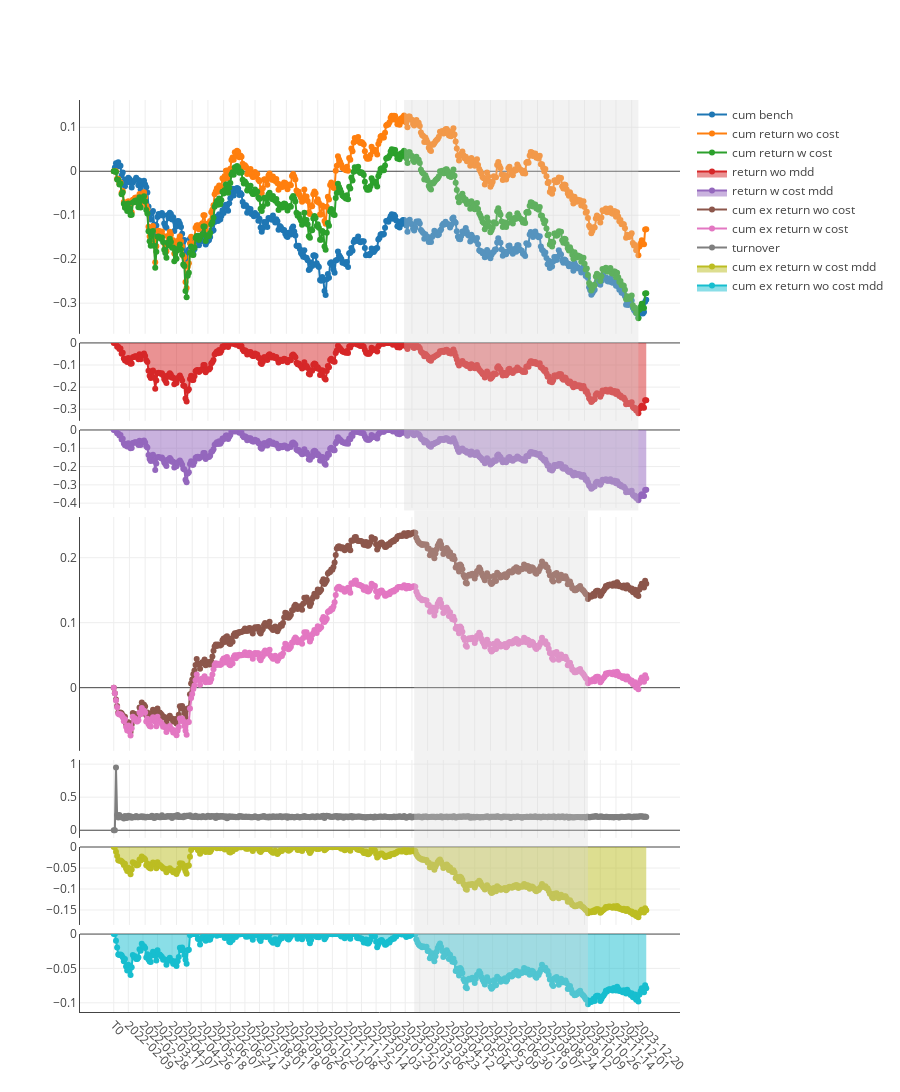

This figure's notebook cell:
### Code cell
import pickle

file_path = f'out/backtests/{ex_num}/boot/0-graph.pkl'

with open(file_path, 'rb') as file:
    chart = pickle.load(file)
chart.show()

### Figure 1 — Plotly figure (JSON) as saved in the notebook; plotly's stock layout.template omitted (floating-point values rounded to 4 significant figures; data arrays with more than 128 entries replaced by an {"elided": "..."} marker saying what was removed)
{"data": [{"mode": "lines+markers", "name": "cum bench", "type": "scatter", "x": {"elided": "476 str values"}, "xaxis": "x", "y": {"elided": "476 float values"}, "yaxis": "y"}, {"mode": "lines+markers", "name": "cum return wo cost", "type": "scatter", "x": {"elided": "476 str values"}, "xaxis": "x", "y": {"elided": "476 float values"}, "yaxis": "y"}, {"mode": "lines+markers", "name": "cum return w cost", "type": "scatter", "x": {"elided": "476 str values"}, "xaxis": "x", "y": {"elided": "476 float values"}, "yaxis": "y"}, {"fill": "tozeroy", "mode": "lines+markers", "name": "return wo mdd", "type": "scatter", "x": {"elided": "476 str values"}, "xaxis": "x2", "y": {"elided": "476 float values"}, "yaxis": "y2"}, {"fill": "tozeroy", "mode": "lines+markers", "name": "return w cost mdd", "type": "scatter", "x": {"elided": "476 str values"}, "xaxis": "x3", "y": {"elided": "476 float values"}, "yaxis": "y3"}, {"mode": "lines+markers", "name": "cum ex return wo cost", "type": "scatter", "x": {"elided": "476 str values"}, "xaxis": "x4", "y": {"elided": "476 float values"}, "yaxis": "y4"}, {"mode": "lines+markers", "name": "cum ex return w cost", "type": "scatter", "x": {"elided": "476 str values"}, "xaxis": "x4", "y": {"elided": "476 float values"}, "yaxis": "y4"}, {"mode": "lines+markers", "name": "turnover", "type": "scatter", "x": {"elided": "476 str values"}, "xaxis": "x5", "y": {"elided": "476 float values"}, "yaxis": "y5"}, {"fill": "tozeroy", "mode": "lines+markers", "name": "cum ex return w cost mdd", "type": "scatter", "x": {"elided": "476 str values"}, "xaxis": "x6", "y": {"elided": "476 float values"}, "yaxis": "y6"}, {"fill": "tozeroy", "mode": "lines+markers", "name": "cum ex return wo cost mdd", "type": "scatter", "x": {"elided": "476 str values"}, "xaxis": "x7", "y": {"elided": "476 float values"}, "yaxis": "y7"}], "layout": {"height": 1200, "shapes": [{"fillcolor": "#d3d3d3", "line": {"width": 0}, "opacity": 0.3, "type": "rect", "x0": "2023-02-14", "x1": "2023-12-20", "xref": "x", "y0": 0.55, "y1": 1, "yref": "paper"}, {"fillcolor": "#d3d3d3", "line": {"width": 0}, "opacity": 0.3, "type": "rect", "x0": "2023-02-27", "x1": "2023-10-18", "xref": "x", "y0": 0, "y1": 0.55, "yref": "paper"}], "title": {"text": " "}, "xaxis": {"anchor": "y", "domain": [0, 1], "matches": "x7", "showline": false, "showticklabels": false, "tickangle": 45, "type": "category"}, "xaxis2": {"anchor": "y2", "domain": [0, 1], "matches": "x7", "showline": false, "showticklabels": false, "tickangle": 45, "type": "category"}, "xaxis3": {"anchor": "y3", "domain": [0, 1], "matches": "x7", "showline": false, "showticklabels": false, "tickangle": 45, "type": "category"}, "xaxis4": {"anchor": "y4", "domain": [0, 1], "matches": "x7", "showline": false, "showticklabels": false, "tickangle": 45, "type": "category"}, "xaxis5": {"anchor": "y5", "domain": [0, 1], "matches": "x7", "showline": false, "showticklabels": false, "tickangle": 45, "type": "category"}, "xaxis6": {"anchor": "y6", "domain": [0, 1], "matches": "x7", "showline": false, "showticklabels": false, "tickangle": 45, "type": "category"}, "xaxis7": {"anchor": "y7", "domain": [0, 1], "showline": true, "tickangle": 45, "type": "category"}, "yaxis": {"anchor": "x", "domain": [0.7436, 1], "showline": true, "showticklabels": true, "zeroline": true}, "yaxis2": {"anchor": "x2", "domain": [0.6482, 0.7336], "showline": true, "showticklabels": true, "zeroline": true}, "yaxis3": {"anchor": "x3", "domain": [0.5527, 0.6382], "showline": true, "showticklabels": true, "zeroline": true}, "yaxis4": {"anchor": "x4", "domain": [0.2864, 0.5427], "showline": true, "showticklabels": true, "zeroline": true}, "yaxis5": {"anchor": "x5", "domain": [0.1909, 0.2764], "showline": true, "showticklabels": true, "zeroline": true}, "yaxis6": {"anchor": "x6", "domain": [0.09545, 0.1809], "showline": true, "showticklabels": true, "zeroline": true}, "yaxis7": {"anchor": "x7", "domain": [0, 0.08545], "showline": true, "showticklabels": true, "zeroline": true}}}
